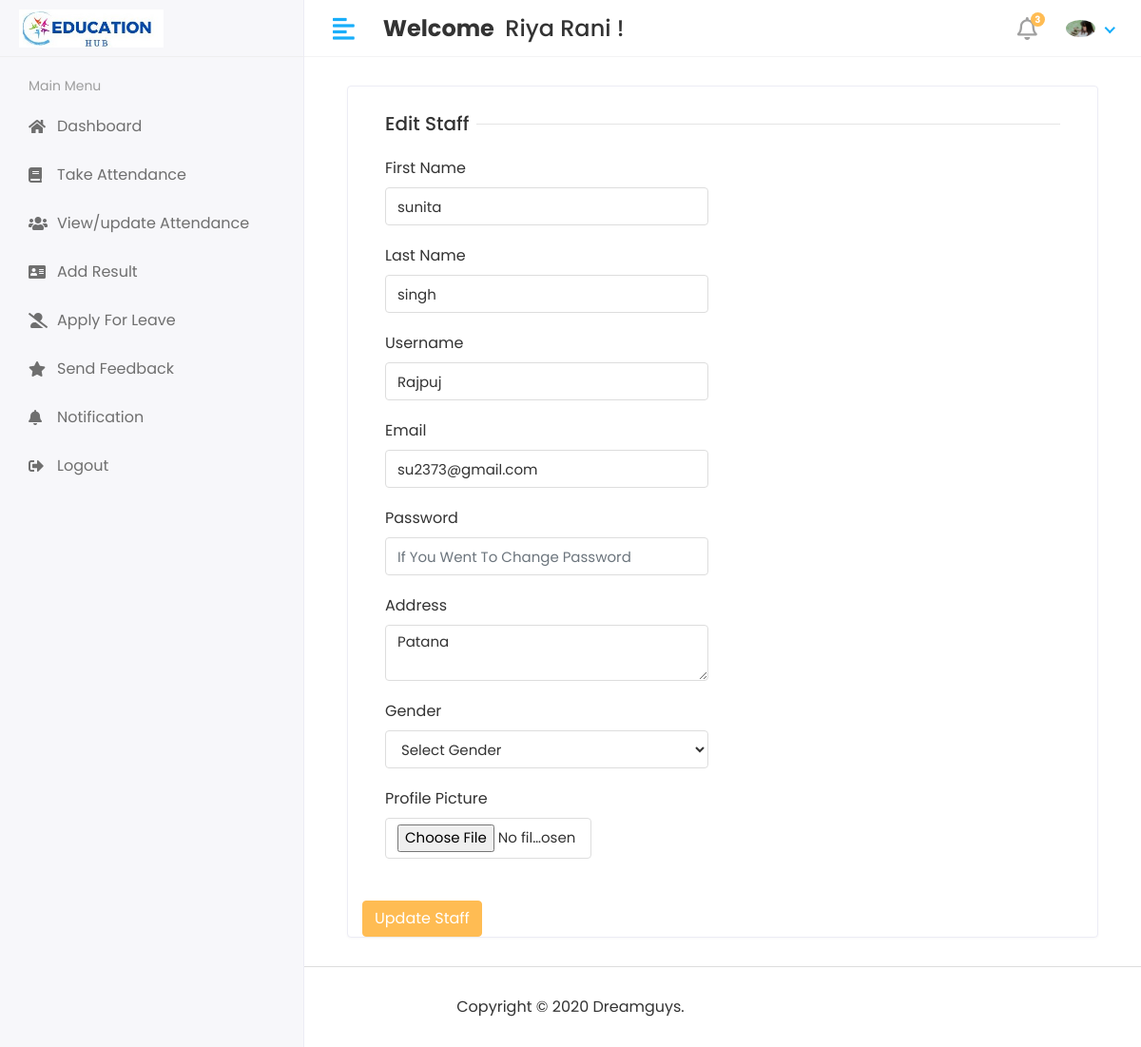
/edit_staff/7 (signed in), run on an earlier commit of the app's database.
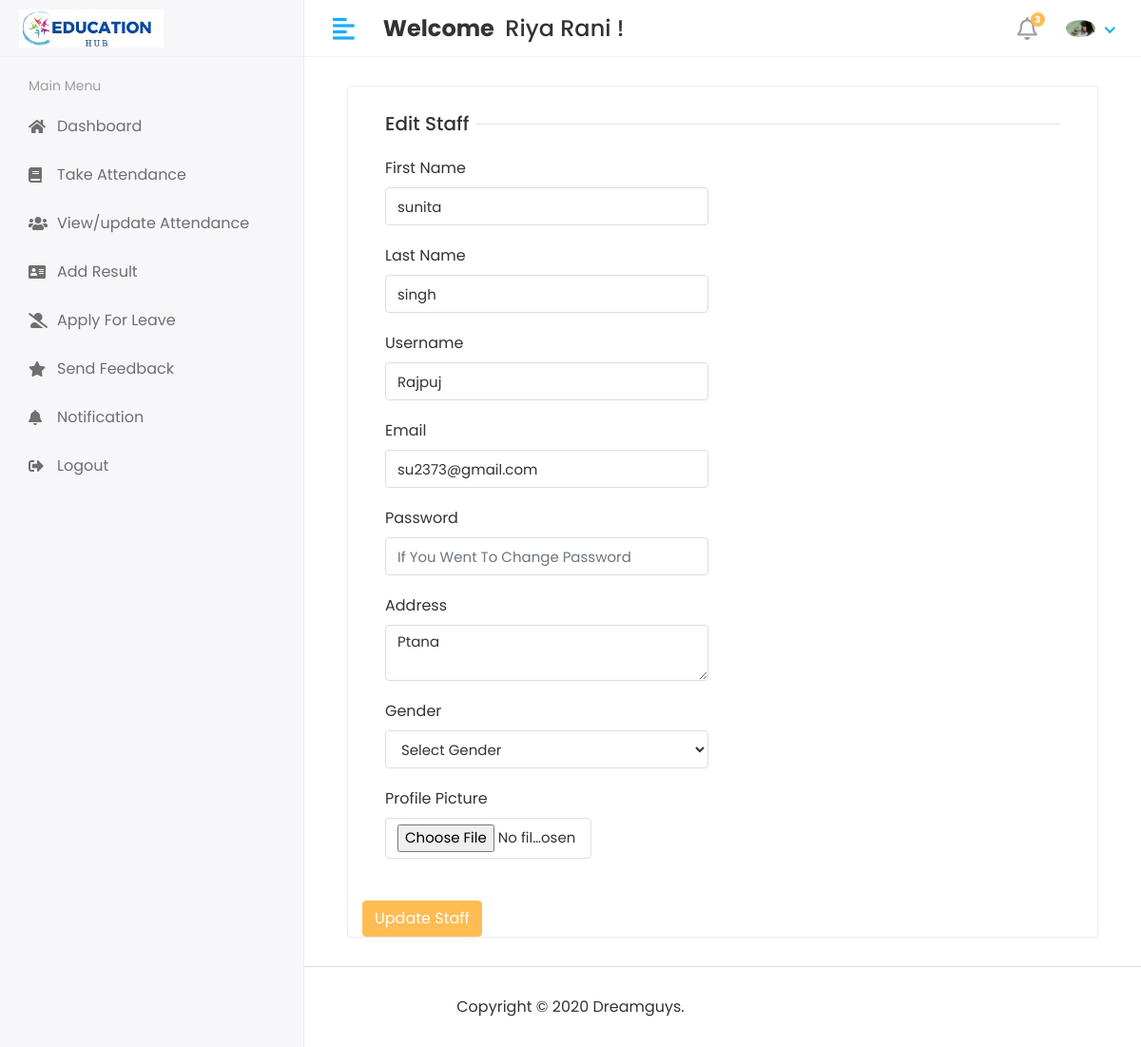
And on a later commit of the database.
### studentapp/models.py (models this page shows, shortened)
class Staff(models.Model):
    admin=models.OneToOneField(CoustamUser,on_delete=models.CASCADE)
    address=models.TextField()
    gender=models.CharField(max_length=100)
    created_at=models.DateTimeField(auto_now_add=True)
    update_at=models.DateTimeField(auto_now_add=True)

class CoustamUser(AbstractUser):
    User=(
        (1,'HOD'),
        (2,'STAFF'),
        (3,'STUDENT'),
    )
    user_type=models.CharField(choices=User,max_length=50,default=1)
    profile_pic=models.ImageField(upload_to='Media/profile_pic')

### studentmagmentsystem/Hod_views.py (the view)
# urls.py: path('edit_staff/<int:pk>',Hod_views.edit_staff,name='edit_staff'),
@login_required(login_url='/')
def edit_staff(request, pk):
    staff=Staff.objects.get(id=pk)
    context={
        'staff':staff,
    }
    return render(request,'hod/edit_staff.html',context)

### templates/hod/edit_staff.html (shortened to what this page needs)
{%extends 'base.html'%}
{%block content%}
<div class="col-sm-12">
    <div class="card">
        <div class="card-body">
            <form method="post" action="{%url 'update_staff'%}" enctype="multipart/form-data">
                <div class="col-12">
                    <h5 class="form-title"><span>Edit Staff</span></h5>
                </div>
                <div class="col-12 col-sm-6">
                    <div class="form-group">
                        <label>First Name</label>
                        <input type="text" class="form-control" placeholder="Enter first name here" name="first_name" value="{{staff.admin.first_name}}" required>
                    </div>
                </div>
                <div class="col-12 col-sm-6">
                    <div class="form-group">
                        <label>Last Name</label>
                        <input type="text" class="form-control" placeholder="Enter last name here" name="last_name"
                        value="{{staff.admin.last_name}}" required>
                    </div>
                </div>
                <div class="col-12 col-sm-6">
                    <div class="form-group">
                        <label>Username</label>
                        <input type="text" class="form-control" placeholder="Enter username here" name="username" value="{{staff.admin.username}}"
                            required>
                    </div>
                </div>
                <div class="col-12 col-sm-6">
                    <div class="form-group">
                        <label>Email</label>
                        <input type="email" class="form-control" placeholder="Enter email here" name="email"  value="{{staff.admin.email}}" required>
                    </div>
                </div>
                <div class="col-12 col-sm-6">
                    <div class="form-group">
                        <label>Password</label>
                        <input type="password" class="form-control" placeholder="If You Went To Change Password" name="password">
                    </div>
                </div>
                <div class="col-12 col-sm-6">
                    <div class="form-group">
                        <label>Address</label>
                        <textarea class="form-control" name="address" required>{{staff.address}}</textarea>
                    </div>
                </div>
                <div class="col-12 col-sm-6">
                    <div class="form-group">
                        <label>Gender</label>
                        <select class="form-control" name="gender" required>
                            <option>Select Gender</option>
                        </select>
                    </div>
                </div>
                <div class="col-12 col-sm-4">
                    <div class="form-group">
                        <label>Profile Picture</label>
                        <input type="file" class="form-control" name="profile_pic" required>
                    </div>
                </div>
        </div>
        <div class="col-12">
            <button type="submit" class="btn btn-primary">Update Staff</button>
        </div>
    </div>
</div>
</div>
</div>
{%endblock%}

What changed in the data, as far as the page shows it:
changed Staff "sunita": address "Patana" → "Ptana"
